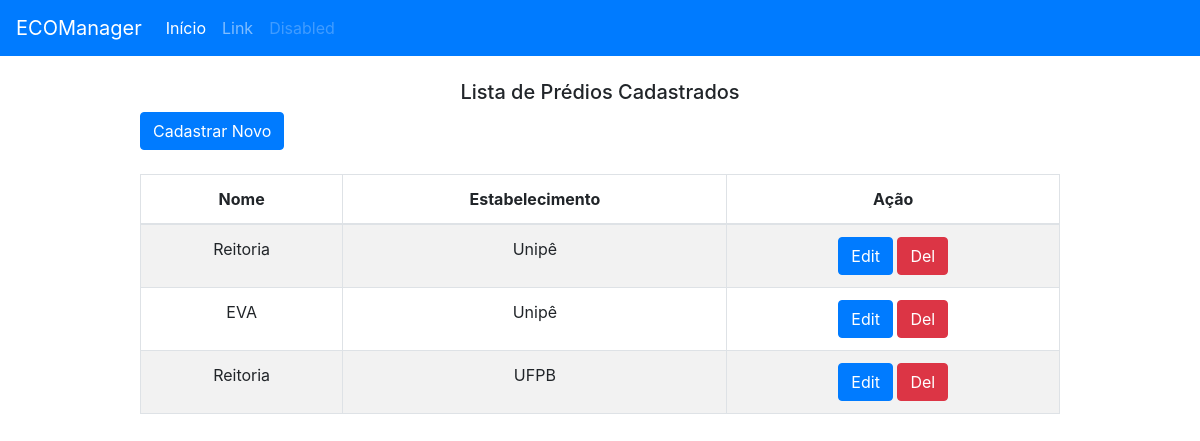
Screenshot of /predio_listar/ with the database file from the repository.
### sistema/models.py (models this page shows, shortened)
class Predio(models.Model):
	estabelecimento = models.ForeignKey(Estabelecimento, on_delete=models.CASCADE)
	nome = models.CharField(max_length=100)
	slug = models.SlugField(max_length=100)
	class Meta:
		unique_together = ("estabelecimento", "nome")

class Estabelecimento(models.Model):
	nome = models.CharField(max_length=100, unique=True)
	slug = models.SlugField(max_length=100)
	def __str__(self):
		return self.nome

### sistema/views.py (the view)
# urls.py: path('predio_listar/', views.PredioListView.as_view(), name="predio_listar"),
class PredioListView(generic.ListView):
    model = Predio
    template_name = 'gerenciamento/predio_listar.html'

### sistema/templates/gerenciamento/predio_listar.html
{% extends "base.html" %}
{% block title %}
  Lista de Prédios Cadastrados
{% endblock %}
{% block content %}
<div class="row">
  <div class="col-sm-1">
  </div>
  <div class="col-sm-10">
    <a href="{% url 'sistema:predio_cadastrar' %}" class="btn btn-primary">Cadastrar Novo</a>
  </div>
  <div class="col-sm-1">
  </div>
</div><br>
  {% if predio_list %}
  <div class="row">
    <div class="col-sm-1">
    </div>
    <div class="col-sm-10">
        <div class="table-responsive">
            <table class="table table-striped text-center table-bordered">
                <thead class="thead-inverse">
                    <tr>
                      <th>Nome</th>
                      <th>Estabelecimento</th>
                      <th>Ação</th>
                    </tr>
                </thead>
                <tbody>
                  {% for predio in predio_list %}
                    <tr>
                      <td>{{ predio.nome }}</td>
                      <td>{{ predio.estabelecimento }}</td>
                      <td>
                        <a href="{% url 'sistema:predio_editar' predio.slug %}" class="btn btn-primary">Edit</a>
                        <a href="{% url 'sistema:predio_deletar' predio.pk predio.slug  %}" class="btn btn-danger">Del</a>
                      </td>
                    </tr>
                  {% empty %}
                    <tr>
                      <td colspan="7" class="text-center bg-warning">No book</td>
                    </tr>
                  {% endfor %}
                </tbody>
            </table>
        </div>
    </div>
    <div class="col-sm-1">
    </div>
  </div>
  {% else %}
    <p class="text-center">Não há Prédios cadastrados</p>
  {% endif %}
{% endblock %}

### rows the page displays
Predio: nome "Reitoria", estabelecimento "Unipê"
Predio: nome "EVA", estabelecimento "Unipê"
Predio: nome "Reitoria", estabelecimento "UFPB"
